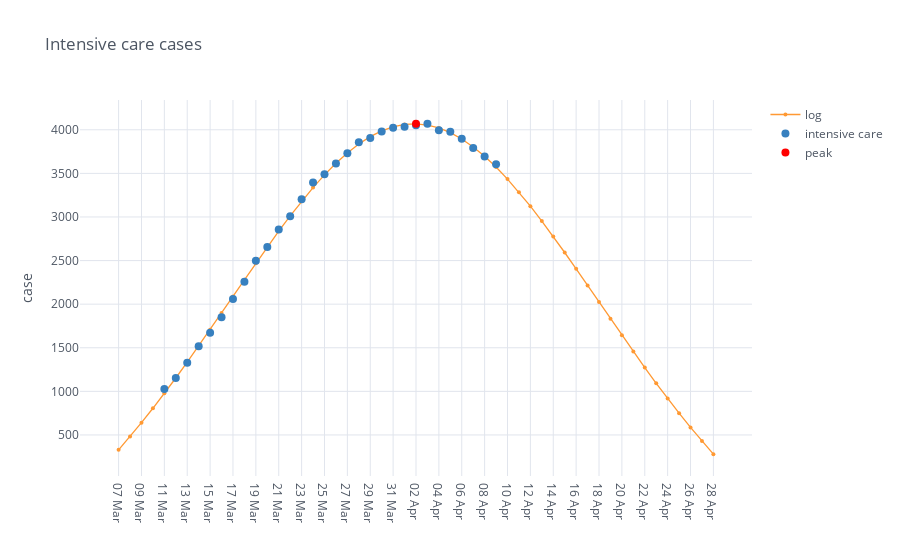

The notebook cell this image was saved under:
### Markdown cell above
## Fitting intensive care data with exponential and logistic models

The exponential model is:

$$y = e^{k(x-x_0)} + y_0$$

where $k, x_0, y_0$ are the parameters to estimate.

For the logistic model:

$$y = \frac{c}{1+e^{-k(x-x_0)}} + y_0$$

where $c, k, x_0, y_0$ are the parameters to estimate.

### Code cell
condition = df['intensive care'] >= 1000
df = df[condition]

fig = mpl.iplot_analysis_plot(df.drop(columns=['day']), title='Intensive care cases', exp_fitting=False, sigm_fitting=False)
fig.show()

### Figure 1 — Plotly figure (JSON) as saved in the notebook; plotly's stock layout.template omitted (floating-point values rounded to 4 significant figures)
{"data": [{"line": {"color": "rgba(255, 153, 51, 1.0)", "dash": "solid", "shape": "linear", "width": 1.3}, "marker": {"size": 4, "symbol": "circle"}, "mode": "lines+markers", "name": "log", "text": "", "type": "scatter", "x": ["07 Mar", "08 Mar", "09 Mar", "10 Mar", "11 Mar", "12 Mar", "13 Mar", "14 Mar", "15 Mar", "16 Mar", "17 Mar", "18 Mar", "19 Mar", "20 Mar", "21 Mar", "22 Mar", "23 Mar", "24 Mar", "25 Mar", "26 Mar", "27 Mar", "28 Mar", "29 Mar", "30 Mar", "31 Mar", "01 Apr", "02 Apr", "03 Apr", "04 Apr", "05 Apr", "06 Apr", "07 Apr", "08 Apr", "09 Apr", "10 Apr", "11 Apr", "12 Apr", "13 Apr", "14 Apr", "15 Apr", "16 Apr", "17 Apr", "18 Apr", "19 Apr", "20 Apr", "21 Apr", "22 Apr", "23 Apr", "24 Apr", "25 Apr", "26 Apr", "27 Apr", "28 Apr"], "y": [329.6, 482.0, 641.0, 806.1, 977.0, 1153.0, 1334.0, 1519.0, 1707.0, 1898.0, 2089.0, 2280.0, 2469.0, 2655.0, 2837.0, 3012.0, 3179.0, 3337.0, 3483.0, 3616.0, 3734.0, 3836.0, 3921.0, 3988.0, 4035.0, 4062.0, 4068.0, 4055.0, 4021.0, 3967.0, 3894.0, 3804.0, 3696.0, 3572.0, 3435.0, 3285.0, 3124.0, 2954.0, 2776.0, 2593.0, 2405.0, 2215.0, 2024.0, 1833.0, 1643.0, 1456.0, 1272.0, 1093.0, 918.4, 749.3, 586.3, 429.5, 279.3]}, {"line": {"color": "rgba(55, 128, 191, 1.0)", "dash": "solid", "shape": "linear", "width": 1.3}, "marker": {"size": 8, "symbol": "circle"}, "mode": "markers", "name": "intensive care", "text": "", "type": "scatter", "x": ["07 Mar", "08 Mar", "09 Mar", "10 Mar", "11 Mar", "12 Mar", "13 Mar", "14 Mar", "15 Mar", "16 Mar", "17 Mar", "18 Mar", "19 Mar", "20 Mar", "21 Mar", "22 Mar", "23 Mar", "24 Mar", "25 Mar", "26 Mar", "27 Mar", "28 Mar", "29 Mar", "30 Mar", "31 Mar", "01 Apr", "02 Apr", "03 Apr", "04 Apr", "05 Apr", "06 Apr", "07 Apr", "08 Apr", "09 Apr", "10 Apr", "11 Apr", "12 Apr", "13 Apr", "14 Apr", "15 Apr", "16 Apr", "17 Apr", "18 Apr", "19 Apr", "20 Apr", "21 Apr", "22 Apr", "23 Apr", "24 Apr", "25 Apr", "26 Apr", "27 Apr", "28 Apr"], "y": ["", "", "", "", 1028.0, 1153.0, 1328.0, 1518.0, 1672.0, 1851.0, 2060.0, 2257.0, 2498.0, 2655.0, 2857.0, 3009.0, 3204.0, 3396.0, 3489.0, 3612.0, 3732.0, 3856.0, 3906.0, 3981.0, 4023.0, 4035.0, 4053.0, 4068.0, 3994.0, 3977.0, 3898.0, 3792.0, 3693.0, 3605.0, "", "", "", "", "", "", "", "", "", "", "", "", "", "", "", "", "", "", ""]}, {"marker": {"color": "rgba(255, 0, 0, 125)", "size": 8}, "mode": "markers", "name": "peak", "type": "scatter", "x": ["02 Apr"], "y": [4069.0]}], "layout": {"legend": {"bgcolor": "#FFFFFF", "font": {"color": "#4D5663"}}, "paper_bgcolor": "#FFFFFF", "plot_bgcolor": "#FFFFFF", "title": {"font": {"color": "#4D5663"}, "text": "Intensive care cases"}, "xaxis": {"gridcolor": "#E1E5ED", "showgrid": true, "tickfont": {"color": "#4D5663"}, "title": {"font": {"color": "#4D5663"}, "text": ""}, "zerolinecolor": "#E1E5ED"}, "yaxis": {"gridcolor": "#E1E5ED", "showgrid": true, "tickfont": {"color": "#4D5663"}, "title": {"font": {"color": "#4D5663"}, "text": "case"}, "zerolinecolor": "#E1E5ED"}}}
